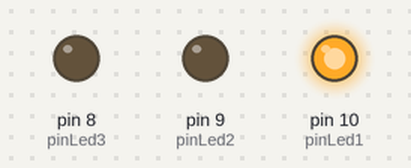
The sketch below on a simulated Arduino Uno, built with avr-gcc and run on an emulated ATmega328P. Parts: output pins drawn as LEDs (lit = HIGH).

Above: at 1.5 s.
At 3.2 s:
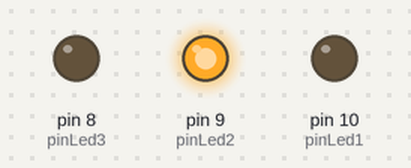
At 5.0 s:
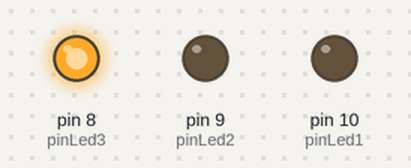
Timing chart, 0 to 8.5 s (numbered marks = the images above):
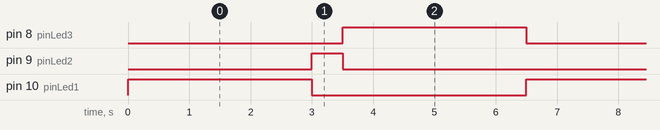

Measured:
- by itself, pin 8 (pinLed3), pin 10 (pinLed1): alternates HIGH for 3.0 s and LOW for 3.5 s
- by itself, pin 9 (pinLed2): alternates HIGH for 0.50 s and LOW for 6.0 s
- by itself, everything shown: repeats every 6.5 s, in 3 steps

The sketch:

traffic_led.ino
```cpp
int pinLed1 = 10;
int pinLed2 = 9;
int pinLed3 = 8;

void setup() {
  // put your setup code here, to run once:
  pinMode(pinLed1, OUTPUT);
  pinMode(pinLed2, OUTPUT);
  pinMode(pinLed3, OUTPUT);
}

void loop() {
  // put your main code here, to run repeatedly:
  digitalWrite(pinLed1, HIGH);
  digitalWrite(pinLed2, LOW);
  digitalWrite(pinLed3, LOW);
  delay(3000);
  digitalWrite(pinLed1, LOW);
  digitalWrite(pinLed2, HIGH);
  digitalWrite(pinLed3, LOW);
  delay(500);
  digitalWrite(pinLed1, LOW);
  digitalWrite(pinLed2, LOW);
  digitalWrite(pinLed3, HIGH);
  delay(3000);
}
```
